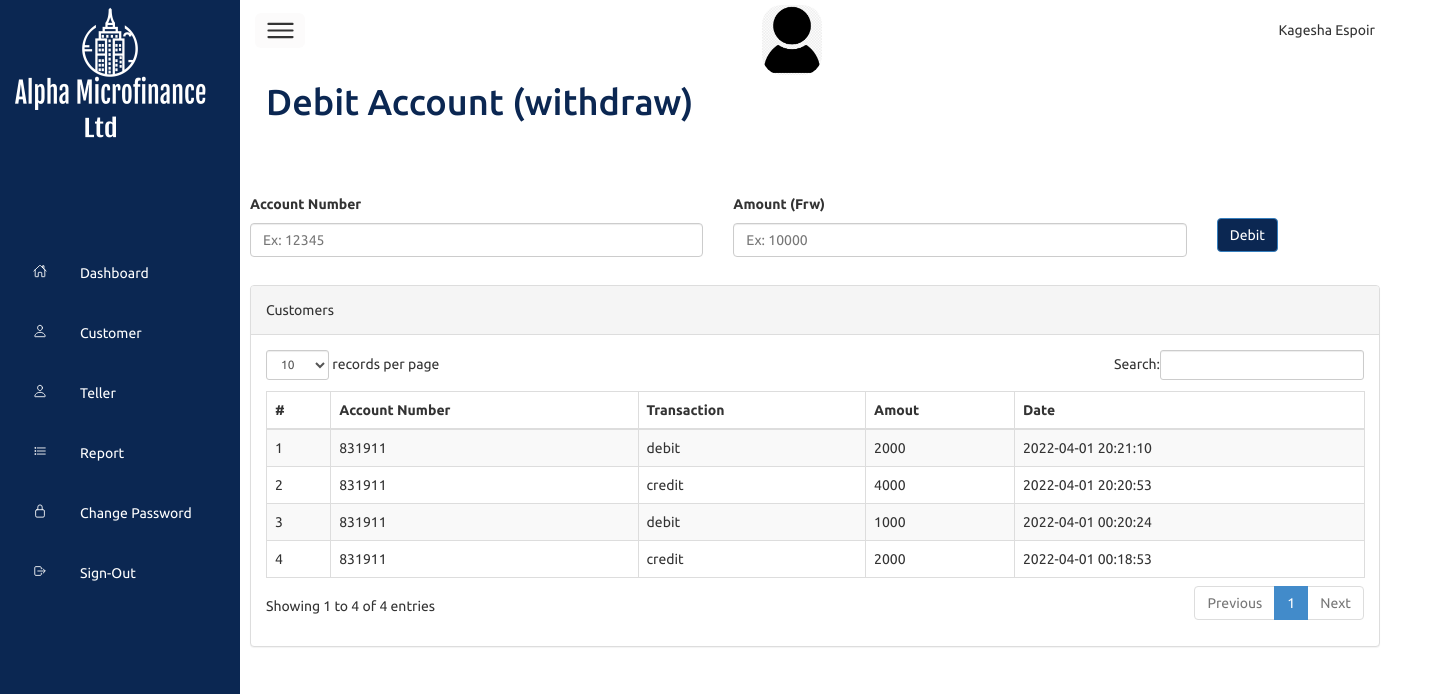
The app's page /debit.php (signed in) with its own data.
### tables this page shows
CREATE TABLE `transaction` (
  `id` int(11) NOT NULL,
  `accountNumber` varchar(20) NOT NULL,
  `type` varchar(10) NOT NULL,
  `employeeId` int(5) NOT NULL,
  `amount` int(10) NOT NULL,
  `dateTime` timestamp NOT NULL DEFAULT current_timestamp()
);

### debit.php (the view, shortened to what this page needs)
<?php
 if($_SESSION['username'] == '')
   {
 header('location:index.php');
 }
 else{
?>
<?php
include 'header.php';
?>
<div class="main">
    <div class="topbar">
        <div class="toggle">
            <ion-icon name="menu-outline"></ion-icon>
        </div>
        <div class="user">
            <img src="images/user.png"style="width:60px;height:70px;"/>
        </div>
       <?php echo $firstName." ".$lastName ?>
     </div>
     <div class="container">
  <div class="row">
    <div class="col-lg-12"><h1 style="color:#0B2752;margin-top:20px">Debit Account (withdraw)</h1></div>
  </div>
</div><br>
<br>
 <div class="row">
    <div class="col-lg-12 mx-auto" style="border:2px">
        <form action="#" method="POST">
            <div class="row">
                <div class="col-lg-5 mb-4 mt-4">
                    <label  class="form-label">Account Number</label>
                    <input type="number" name="accountNumber" class="form-control"  autocomplete="off" required placeholder="Ex: 12345">
                </div>
                <div class="col-lg-5 mb-3">
                    <label  class="form-label">Amount (Frw)</label>
                    <input type="number" name="amount" class="form-control" required placeholder="Ex: 10000">
                </div>
            <br>
                <div class="col-lg-2">
                    <button style="background-color:#0B2752;color:#fff" name="credit" type="submit" class="btn btn-primary">Debit</button>
                </div>
            </div>
       </form>
        <br>
    </div>
</div>
 <div class="row">
                <div class="col-md-12">
                    <div class="panel panel-default">
                        <div class="panel-heading">
                            <div class="row">
                                <div class="col-lg-10">
                                    Customers
                                </div>
                            </div>
                        </div>
                        <div class="panel-body">
                            <div class="table-responsive">
                                <table class="table table-striped table-bordered table-hover" id="dataTables-example">
                                <thead>
                                    <tr>
                                        <th >#</th>
                                        <th> Account Number</th>
                                        <th > Transaction</th>
                                        <th > Amout</th>
                                        <th >Date</th>
                                    </tr>
                                </thead>
                                <tbody>
                                <?php   $number =1;
                                        $creQuery = "SELECT * FROM `transaction` ORDER BY `dateTime` DESC;";
                                        $creResult = $connect->query($creQuery);
                                        while( $data = mysqli_fetch_array($creResult)){
                                        $accountNumber = $data['accountNumber'];
                                        $transaction = $data['type'];
                                        $amount = $data['amount'];
                                        $dateTime = $data['dateTime'];
                                        ?>
                                        <tr>
                                            <td><?php echo $number ?></td>
                                            <td><?php echo $accountNumber ?></td>
                                            <td><?php echo $transaction ?></td>
                                            <td><?php echo $amount ?></td>
                                            <td ><?php echo $dateTime ?></td>
                                        </tr>
                                 <?php $number++; } ?>
                                </tbody>
                                </table>
                            </div>
                        </div>
                    </div>
     </div>
</body>
</html>
<?php } ?>

### css/styley.css (style rules this page uses)
* { padding: 0; margin: 0; box-sizing: border-box; font-family: 'ubuntu', sans-serif; }
:root { --bleed:#287bff; --white: #fff; --gray: #f5f5f5; --black1: #222222; --black2: #999; }
body { min-height: 100vh; overflow-x: hidden; }
.container { position: relative; width: 100%; }
.main { position: absolute; width: calc(100% - 300px); left:250px; min-height: 100vh; background: var(--white); transition: 0.5s; }
.topbar { width: 100%; height: 60px; display: flex; justify-content: space-between; align-items: center; padding: 5px; }
.toggle { position: relative; top: 0; border-radius: 6px; width: 50px; background: rgba(156, 101, 101, 0.027); display: flex; justify-content: center; align-items: center; font-size: 2.5em; cursor: pointer; }
.user { position: relative; width: 60px; height: 70px; margin-top:20px; border-radius: 20px; overflow: hidden; cursor: pointer; }
.user img { position: relative; top: 0; left: 0; width: 100%; height: 100%; object-fit: cover; }
.btn { position: relative; padding: 8px 10px; background: rgb(102, 38, 38); text-decoration: none; color: var(--white); border-radius: 10px; font-weight: 700; }

### header.php (style rules this page uses)
.container { padding: 2px 16px; }

### records on screen
transaction: accountNumber "831911", type "debit", amount "2000", dateTime "2022-04-01 20:21:10"
transaction: accountNumber "831911", type "credit", amount "4000", dateTime "2022-04-01 20:20:53"
transaction: accountNumber "831911", type "debit", amount "1000", dateTime "2022-04-01 00:20:24"
transaction: accountNumber "831911", type "credit", amount "2000", dateTime "2022-04-01 00:18:53"

### other values on screen
$firstName "Kagesha"
$lastName "Espoir"
